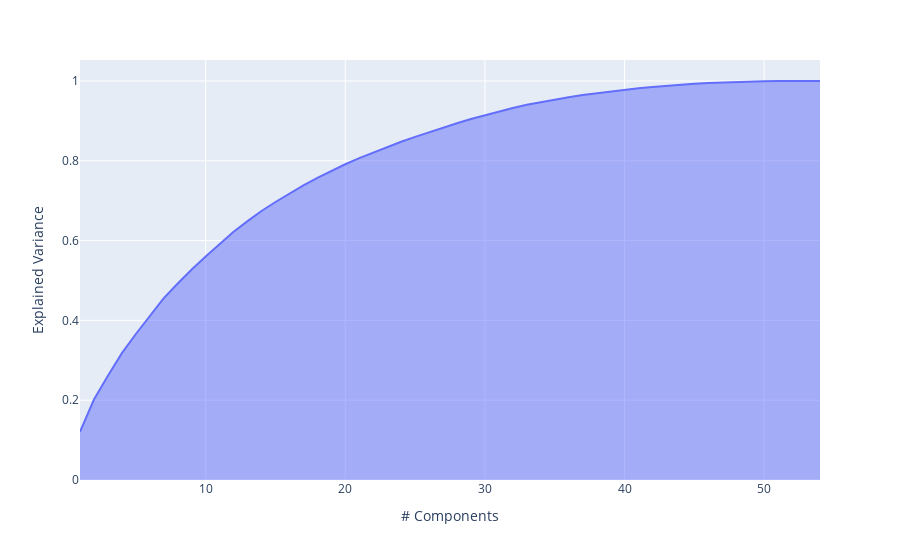

The code cell stored with this chart in its notebook:
### Code cell
from sklearn.decomposition import PCA


pca = PCA()
pca.fit(bm25)
exp_var_cumul = np.cumsum(pca.explained_variance_ratio_)

px.area(
    x=range(1, exp_var_cumul.shape[0] + 1),
    y=exp_var_cumul,
    labels={"x": "# Components", "y": "Explained Variance"}
)

### Figure 1 — Plotly figure (JSON) as saved in the notebook; plotly's stock layout.template omitted (floating-point values rounded to 4 significant figures)
{"data": [{"hovertemplate": "# Components=%{x}<br>Explained Variance=%{y}<extra></extra>", "legendgroup": "", "line": {"color": "#636efa"}, "mode": "lines", "name": "", "orientation": "v", "showlegend": false, "stackgroup": "1", "type": "scatter", "x": [1, 2, 3, 4, 5, 6, 7, 8, 9, 10, 11, 12, 13, 14, 15, 16, 17, 18, 19, 20, 21, 22, 23, 24, 25, 26, 27, 28, 29, 30, 31, 32, 33, 34, 35, 36, 37, 38, 39, 40, 41, 42, 43, 44, 45, 46, 47, 48, 49, 50, 51, 52, 53, 54], "xaxis": "x", "y": [0.1209, 0.2017, 0.2615, 0.3179, 0.3659, 0.4121, 0.456, 0.4923, 0.5277, 0.5603, 0.592, 0.6221, 0.6489, 0.6742, 0.6967, 0.7185, 0.7384, 0.7574, 0.775, 0.7913, 0.8068, 0.821, 0.8349, 0.8477, 0.86, 0.872, 0.8836, 0.8942, 0.9046, 0.9143, 0.9238, 0.9325, 0.9403, 0.9471, 0.9532, 0.959, 0.9647, 0.9693, 0.9738, 0.9779, 0.9816, 0.9851, 0.9883, 0.9913, 0.9933, 0.9951, 0.9966, 0.9981, 0.999, 0.9995, 0.9999, 1.0, 1.0, 1.0], "yaxis": "y"}], "layout": {"legend": {"tracegroupgap": 0}, "margin": {"t": 60}, "xaxis": {"anchor": "y", "domain": [0, 1], "title": {"text": "# Components"}}, "yaxis": {"anchor": "x", "domain": [0, 1], "title": {"text": "Explained Variance"}}}}
